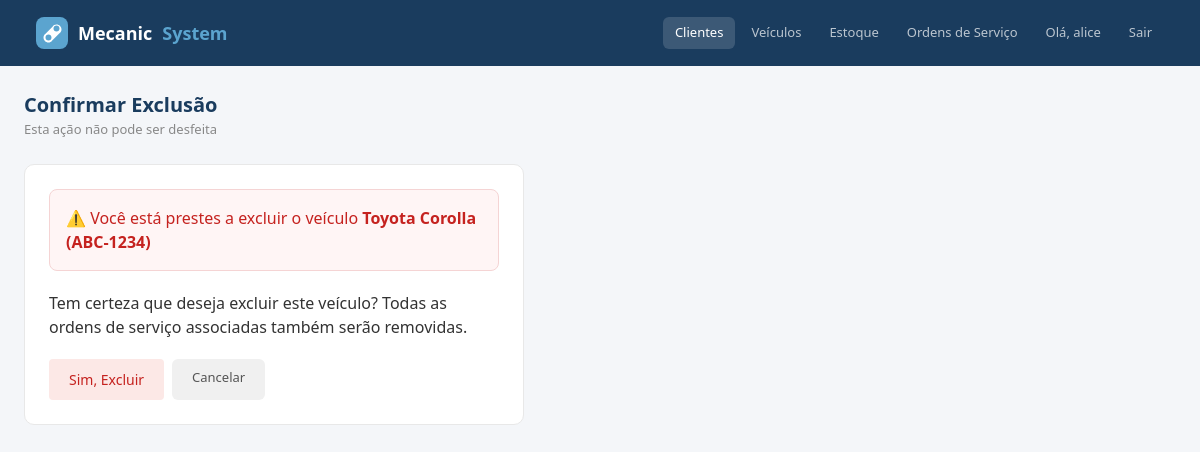
The page /clientes/veiculo/excluir/2/ (signed in) on the database its author committed.
### clientes/models.py (models this page shows, shortened)
class Veiculo(models.Model):
    cliente = models.ForeignKey(Cliente, on_delete=models.CASCADE, related_name='veiculos')
    placa = models.CharField(max_length=10)
    modelo = models.CharField(max_length=100)
    marca = models.CharField(max_length=100)
    ano = models.IntegerField()
    cor = models.CharField(max_length=50, blank=True)
    quilometragem = models.IntegerField(default=0)

### clientes/views.py (the view)
# urls.py: path('veiculo/excluir/<int:id>/', views.excluir_veiculo, name='excluir_veiculo'),
def excluir_veiculo(request, id):
    veiculo = get_object_or_404(Veiculo, id=id)
    cliente_id = veiculo.cliente.id
    if request.method == 'POST':
        veiculo.delete()
        return redirect(
            'detalhe_cliente',
            id=cliente_id
        )
    return render(
        request,
        'clientes/veiculos_confirmar_exclusao.html',
        {'veiculo': veiculo}
    )

### clientes/templates/clientes/veiculos_confirmar_exclusao.html (shortened to what this page needs)
{% extends "base.html" %}
{% load core_filters %}
{% block nav_clientes %}active{% endblock %}
{% block conteudo %}
<div class="d-flex justify-content-between align-items-center mb-4">
  <div>
    <div class="page-title">Confirmar Exclusão</div>
    <div class="page-sub">Esta ação não pode ser desfeita</div>
  </div>
</div>
<div class="form-card" style="max-width:500px">
  <div style="background: #fff5f5; border: 1px solid #f5d4d4; border-radius: 8px; padding: 16px; margin-bottom: 20px;">
    <p style="margin: 0; color: #c5221f; font-weight: 500;">
      ⚠️ Você está prestes a excluir o veículo <strong>{{ veiculo.marca }} {{ veiculo.modelo }} ({{ veiculo.placa }})</strong>
    </p>
  </div>
  <p style="margin-bottom: 20px; color: #333;">
    Tem certeza que deseja excluir este veículo? Todas as ordens de serviço associadas também serão removidas.
  </p>
  <form method="post" style="display: inline;">
    <div class="d-flex gap-2">
      <button type="submit" class="btn-del" style="border:none;padding:10px 20px;cursor:pointer;font-size:14px;font-weight:500">Sim, Excluir</button>
      <a href="/clientes/{{ veiculo.cliente.id }}/veiculos/" class="btn-cancelar">Cancelar</a>
    </div>
  </form>
</div>
{% endblock %}

### templates/base.html (shortened to what this page needs)
<!DOCTYPE html>
<html lang="pt-br">
<head>
  <link href="https://cdn.jsdelivr.net/npm/bootstrap@5.3.0/dist/css/bootstrap.min.css" rel="stylesheet">
</head>
<body>
  <nav class="navbar navbar-expand-lg navbar-mecasystem">
    <div class="container-fluid">
      <a class="navbar-brand" href="/" style="display:flex;align-items:center;gap:10px">
  Mecanic<span>System</span>
</a>
      <div class="collapse navbar-collapse">
        <ul class="navbar-nav ms-auto gap-1">
          {% if user.is_authenticated %}
            <li class="nav-item"><a class="nav-link {% block nav_clientes %}{% endblock %}" href="/clientes/">Clientes</a></li>
            <li class="nav-item"><a class="nav-link {% block nav_veiculos %}{% endblock %}" href="{% url 'listar_veiculos' %}">Veículos</a></li>
            <li class="nav-item"><a class="nav-link {% block nav_estoque %}{% endblock %}" href="/estoque/">Estoque</a></li>
            <li class="nav-item"><a class="nav-link {% block nav_ordens %}{% endblock %}" href="/ordens/">Ordens de Serviço</a></li>
            <li class="nav-item"><a class="nav-link" href="#">Olá, {{ user.username }}</a></li>
            <li class="nav-item">
              <form method="post" action="{% url 'logout' %}" style="display:inline; margin:0;">
                <button type="submit" class="nav-link" style="background:none; border:none; padding:6px 12px; color: rgba(255,255,255,0.7); cursor:pointer;">Sair</button>
              </form>
            </li>
          {% else %}
            <li class="nav-item"><a class="nav-link" href="{% url 'login' %}">Login</a></li>
            <li class="nav-item"><a class="nav-link" href="{% url 'registrar' %}">Registrar</a></li>
          {% endif %}
        </ul>
      </div>
    </div>
  </nav>
  <div class="container-fluid px-4 py-4">
    {% block conteudo %}{% endblock %}
  </div>
</body>
</html>

### templates/base.html (style rules this page uses)
body { background: #f4f6f9; }
.navbar-mecasystem { background: #1a3c5e; padding: 12px 24px; }
.navbar-mecasystem .navbar-brand { color: #fff; font-weight: 600; font-size: 18px; }
.navbar-mecasystem .navbar-brand span { color: #5ba4cf; }
.navbar-mecasystem .nav-link { color: rgba(255,255,255,0.7) !important; font-size: 13px; padding: 6px 12px !important; border-radius: 6px; }
.navbar-mecasystem .nav-link:hover, .navbar-mecasystem .nav-link.active { background: rgba(255,255,255,0.15); color: #fff !important; }
.page-title { font-size: 20px; font-weight: 600; color: #1a3c5e; }
.page-sub { font-size: 13px; color: #888; }
.btn-del { background: #fce8e6; color: #c5221f; border: none; padding: 4px 10px; border-radius: 4px; font-size: 11px; font-weight: 500; cursor: pointer; }
.form-card { background: #fff; border-radius: 10px; border: 1px solid #e8e8e8; padding: 24px; }
.btn-cancelar { background: #f0f0f0; color: #555; border: none; padding: 9px 20px; border-radius: 6px; font-size: 13px; text-decoration: none; }

### rows shown on the page
Veiculo: marca "Toyota", modelo "Corolla", placa "ABC-1234"

### other values the page prints
{{ user.username }} "alice"
